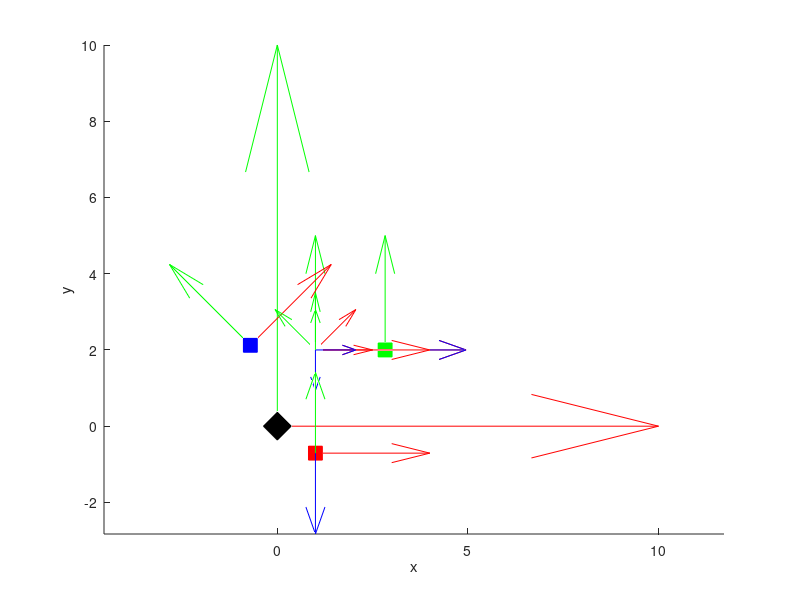

The MATLAB script that drew this image:
function matrixMath_prePostRotations
    clc; clear all; close all; format compact;

    % setup
    figure; hold on;
    plotTriad( eye(4), [0,0,0], 'd', 20, 10, 'o' );

    % initial
    a = eye(4);
    a(1:3,4) = [1;2;3];
    plotTriad( a, [1,1,1], 'o', 10, 3, 'a' );

    % rotated about grf
    plotTriad( Rx(pi/4)*a, [1,0,0], 's', 10, 3, '45Xgrf');
    plotTriad( Ry(pi/4)*a, [0,1,0], 's', 10, 3, '45Ygrf');
    plotTriad( Rz(pi/4)*a, [0,0,1], 's', 10, 3, '45Zgrf');

    % rotated about lrf(a)
    plotTriad( a*Rx(pi/4), [1,.5,.5], '*', 10, 1.5, '45Xlrf');
    plotTriad( a*Ry(pi/4), [.5,1,.5], '*', 10, 1.5, '45Ylrf');
    plotTriad( a*Rz(pi/4), [.5,.5,1], '*', 10, 1.5, '45Zlrf');
    
    axis equal;
    xlabel('x'); ylabel('y'); zlabel('z');
end

function plotTriad( H, mCol, mSty, mSze, scl, name )
    h = plot3( H(1,4),H(2,4),H(3,4), 'marker',mSty, 'color',mCol, 'markerfacecolor',mCol,'markerSize', mSze);
    set(h,'DisplayName',name);
    h = quiver3( H(1,4),H(2,4),H(3,4), H(1,1)*scl,H(2,1)*scl,H(3,1)*scl, 0, 'r-' );
    set(h,'DisplayName',name);
    h = quiver3( H(1,4),H(2,4),H(3,4), H(1,2)*scl,H(2,2)*scl,H(3,2)*scl, 0, 'g-' );
    set(h,'DisplayName',name);
    h = quiver3( H(1,4),H(2,4),H(3,4), H(1,3)*scl,H(2,3)*scl,H(3,3)*scl, 0, 'b-' );
    set(h,'DisplayName',name);
end

function H = Rx(a)
    H = [1,0,0,0; 0,cos(a),-sin(a),0; 0,sin(a),cos(a),0; 0,0,0,1]; %rotation about x
end
function H = Ry(b)
    H = [cos(b),0,sin(b),0; 0,1,0,0; -sin(b),0,cos(b),0; 0,0,0,1]; %about y
end
function H = Rz(c)
    H = [cos(c),-sin(c),0,0; sin(c),cos(c),0,0; 0,0,1,0; 0,0,0,1]; %about z
end
function H = Tx(a)
    H = [1,0,0,a; 0,1,0,0; 0,0,1,0; 0,0,0,1]; %translation along x
end
function H = Ty(b)
    H = [1,0,0,0; 0,1,0,b; 0,0,1,0; 0,0,0,1]; %along y
end
function H = Tz(c)
    H = [1,0,0,0; 0,1,0,0; 0,0,1,c; 0,0,0,1]; %along z
end